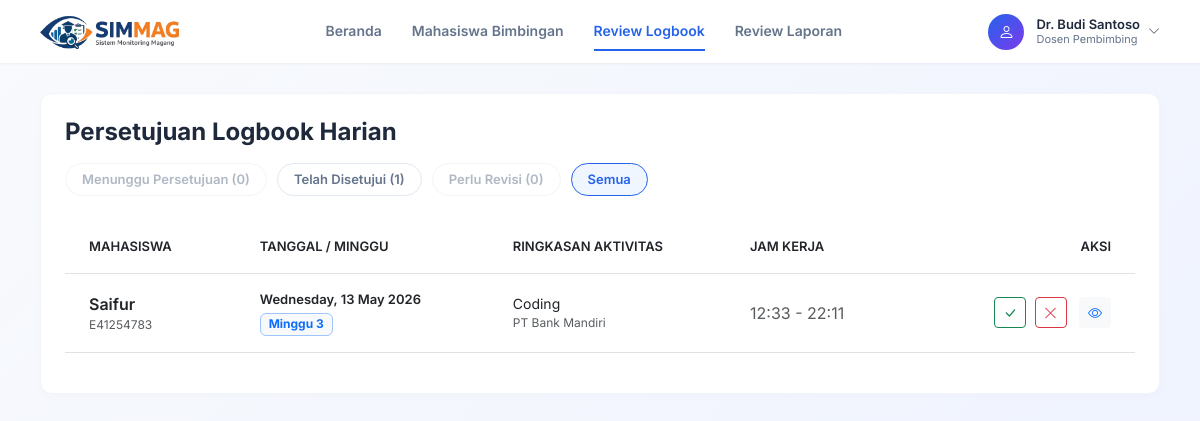
Page /dosen/review_logbook.php (signed in) on the committed database.
### tables this page shows
CREATE TABLE `dosen` (
  `id_dosen` int(11) NOT NULL,
  `NIP` varchar(20) NOT NULL,
  `NIDN` varchar(20) NOT NULL,
  `nama` varchar(100) NOT NULL,
  `email` varchar(100) NOT NULL,
  `password` varchar(255) NOT NULL,
  `status` varchar(20) DEFAULT 'Aktif',
  `no_hp` varchar(20) DEFAULT NULL
);

CREATE TABLE `laporan_harian` (
  `id_laporan_harian` int(11) NOT NULL,
  `id_mahasiswa` int(11) NOT NULL,
  `kegiatan` text NOT NULL,
  `file_pendukung` varchar(255) DEFAULT NULL,
  `tanggal_submit` datetime NOT NULL DEFAULT current_timestamp(),
  `status` varchar(50) DEFAULT 'menunggu',
  `catatan_dosen` text DEFAULT NULL,
  `id_pendaftaran` int(11) DEFAULT NULL,
  `minggu_ke` int(11) DEFAULT NULL,
  `jam_masuk` time DEFAULT NULL,
  `jam_keluar` time DEFAULT NULL
);

CREATE TABLE `mahasiswa` (
  `id_mahasiswa` int(11) NOT NULL,
  `NIM` varchar(20) NOT NULL,
  `nama` varchar(100) NOT NULL,
  `email` varchar(100) NOT NULL,
  `prodi` varchar(100) NOT NULL,
  `password` varchar(255) NOT NULL,
  `no_hp` varchar(20) DEFAULT NULL
);

CREATE TABLE `pendaftaran_magang` (
  `id_pendaftaran` int(11) NOT NULL,
  `id_mahasiswa` int(11) NOT NULL,
  `id_koordinator` int(11) DEFAULT NULL,
  `id_dosen` int(11) DEFAULT NULL,
  `status_pendaftaran` varchar(20) NOT NULL DEFAULT 'pending',
  `tempat_magang` varchar(200) NOT NULL,
  `id_pengajuan` int(11) DEFAULT NULL,
  `tanggal_mulai` date DEFAULT NULL,
  `tanggal_selesai` date DEFAULT NULL
);

### dosen/review_logbook.php (the view, shortened to what this page needs)
<?php
$user = $_SESSION['user'];
$db = new Database();
$conn = $db->getConnection();
$page = "review_logbook";
$status_filter = $_GET['status'] ?? 'Semua';
$stmtDosen = $conn->prepare("
    SELECT *
    FROM dosen
    WHERE id_dosen = ?
");
$stmtDosen->execute([$user['id']]);
$dosen = $stmtDosen->fetch(PDO::FETCH_ASSOC);
$nama_dosen = $dosen['nama'];
$query = "
    SELECT lh.*, m.nama, m.NIM, pm.tempat_magang
    FROM laporan_harian lh
    JOIN mahasiswa m ON lh.id_mahasiswa = m.id_mahasiswa
    JOIN pendaftaran_magang pm ON lh.id_pendaftaran = pm.id_pendaftaran
    WHERE pm.id_dosen = ?
";
$params = [$user['id']];
$query .= " ORDER BY lh.tanggal_submit DESC ";
$stmtLogbook = $conn->prepare($query);
$stmtLogbook->execute($params);
$data_logbook = $stmtLogbook->fetchAll(PDO::FETCH_ASSOC);
$stmtCount = $conn->prepare("
    SELECT lh.status, COUNT(*) as total
    FROM laporan_harian lh
    JOIN pendaftaran_magang pm ON lh.id_pendaftaran = pm.id_pendaftaran
    WHERE pm.id_dosen = ?
    GROUP BY lh.status
");
$stmtCount->execute([$user['id']]);
$countData = $stmtCount->fetchAll(PDO::FETCH_ASSOC);
$total_menunggu = 0;
$total_disetujui = 0;
$total_ditolak = 0;
foreach ($countData as $row) {
    if ($row['status'] == 'Menunggu') {
        $total_menunggu = $row['total'];
    } elseif ($row['status'] == 'Disetujui') {
        $total_disetujui = $row['total'];
    } elseif ($row['status'] == 'Ditolak') {
        $total_ditolak = $row['total'];
    }
}
?>
<!DOCTYPE html>
<html lang="id">
<head>
    <link href="https://cdn.jsdelivr.net/npm/bootstrap@5.3.0/dist/css/bootstrap.min.css" rel="stylesheet">
    <link href="https://cdn.jsdelivr.net/npm/bootstrap-icons/font/bootstrap-icons.css" rel="stylesheet">
    <link rel="stylesheet" href="assets/css/dosen.css">
    <link rel="stylesheet" href="assets/css/review.css">
</head>
<body>
    <div class="top-navbar">
        <div class="navbar-brand">
            <img src="../mahasiswa/assets/logo.png" alt="SIMMAG" style="height:35px;" onerror="this.src='https://ui-avatars.com/api/?name=S+M&background=2563eb&color=fff&rounded=true&font-size=0.5'">
        </div>
        <div class="nav-center">
            <a href="dashboard.php" class="<?= ($page == 'dashboard') ? 'active' : '' ?>">Beranda</a>
            <a href="mahasiswa_bimbingan.php" class="<?= ($page == 'mahasiswa_bimbingan') ? 'active' : '' ?>">Mahasiswa Bimbingan</a>
            <a href="review_logbook.php" class="<?= ($page == 'review_logbook') ? 'active' : '' ?>">Review Logbook</a>
            <a href="review_laporan.php" class="<?= ($page == 'review_laporan') ? 'active' : '' ?>">Review Laporan</a>
        </div>
        <div class="nav-right">
            <div class="profile-section">
                <div class="profile-wrapper">
                    <div class="profile-info" id="profileToggle" style="cursor:pointer;">
                        <div class="profile-avatar"><i class="bi bi-person"></i></div>
                        <div class="profile-text">
                            <div class="name"><?= $nama_dosen ?></div>
                            <div class="role">Dosen Pembimbing</div>
                        </div>
                        <i class="bi bi-chevron-down ms-2 text-muted" style="font-size: 12px;"></i>
                    </div>
                </div>
            </div>
        </div>
    </div>
    <div class="main-container">
        <div class="table-card">
            <h4 class="mb-3 fw-bold" style="color: #1e293b;">Persetujuan Logbook Harian</h4>
            <div class="filter-pills">
                <?php if ($total_menunggu > 0): ?>
                    <a href="?status=Menunggu" class="filter-pill <?= $status_filter == 'Menunggu' ? 'active' : '' ?>" style="text-decoration: none;">Menunggu Persetujuan (<?= $total_menunggu ?>)</a>
                <?php else: ?>
                    <span class="filter-pill" style="opacity: .5; cursor: not-allowed;">Menunggu Persetujuan (0)</span>
                <?php endif; ?>
                <?php if ($total_disetujui > 0): ?>
                    <a href="?status=Disetujui" class="filter-pill <?= $status_filter == 'Disetujui' ? 'active' : '' ?>" style="text-decoration: none;">Telah Disetujui (<?= $total_disetujui ?>)</a>
                <?php else: ?>
                    <span class="filter-pill" style="opacity: .5; cursor: not-allowed;">Telah Disetujui (0)</span>
                <?php endif; ?>
                <?php if ($total_ditolak > 0): ?>
                    <a href="?status=Ditolak" class="filter-pill <?= $status_filter == 'Ditolak' ? 'active' : '' ?>" style="text-decoration: none;">Perlu Revisi (<?= $total_ditolak ?>)</a>
                <?php else: ?>
                    <span class="filter-pill" style="opacity: .5; cursor: not-allowed;">Perlu Revisi (0)</span>
                <?php endif; ?>
                <a href="?status=Semua" class="filter-pill <?= $status_filter == 'Semua' ? 'active' : '' ?>" style="text-decoration: none;">Semua</a>
            </div>
            <div class="table-responsive mt-3">
                <table class="table table-hover align-middle">
                    <thead style="background-color: #f8fafc; color: #64748b; font-size: 13px; text-transform: uppercase;">
                        <tr>
                            <th class="py-3 px-4 rounded-start" style="font-weight: 600;">Mahasiswa</th>
                            <th class="py-3" style="font-weight: 600;">Tanggal / Minggu</th>
                            <th class="py-3" style="font-weight: 600;">Ringkasan Aktivitas</th>
                            <th class="py-3" style="font-weight: 600;">Jam Kerja</th>
                            <th class="py-3 px-4 rounded-end text-end" style="font-weight: 600;">Aksi</th>
                        </tr>
                    </thead>
                    <tbody>
                        <?php foreach ($data_logbook as $log): ?>
                            <tr>
                                <td class="px-4 py-3">
                                    <div class="fw-semibold text-dark"><?= $log['nama'] ?></div>
                                    <div class="text-muted" style="font-size: 12px;"><?= $log['NIM'] ?></div>
                                </td>
                                <td class="py-3">
                                    <div class="fw-semibold text-dark" style="font-size: 13px;"><?= date('l, d F Y', strtotime($log['tanggal_submit'])) ?></div>
                                    <span class="badge bg-light text-primary border border-primary-subtle mt-1">Minggu <?= $log['minggu_ke'] ?></span>
                                </td>
                                <td class="py-3">
                                    <div class="text-dark" style="font-size: 14px;"><?= htmlspecialchars($log['kegiatan']) ?></div>
                                    <div class="text-muted" style="font-size: 12px; max-width: 250px; white-space: nowrap; overflow: hidden; text-overflow: ellipsis;"><?= htmlspecialchars($log['tempat_magang']) ?></div>
                                </td>
                                <td class="py-3 text-muted"><?= substr($log['jam_masuk'], 0, 5) ?> - <?= substr($log['jam_keluar'], 0, 5) ?></td>
                                <td class="px-4 py-3 text-end">
                                    <button class="btn btn-sm btn-outline-success me-1" title="Setujui" data-bs-toggle="modal" data-bs-target="#modalReview<?= $log['id_laporan_harian'] ?>"><i class="bi bi-check-lg"></i></button>
                                    <button class="btn btn-sm btn-outline-danger me-2" title="Tolak / Revisi" data-bs-toggle="modal" data-bs-target="#modalReview<?= $log['id_laporan_harian'] ?>"><i class="bi bi-x-lg"></i></button>
                                    <button class="btn btn-sm btn-light text-primary" title="Lihat Detail" data-bs-toggle="modal" data-bs-target="#modalReview<?= $log['id_laporan_harian'] ?>"><i class="bi bi-eye"></i></button>
                                </td>
                            </tr>
                        <?php endforeach; ?>
                    </tbody>
                </table>
            </div>
        </div>
    </div>
</body>
</html>

### dosen/assets/css/dosen.css (style rules this page uses)
body { font-family: 'Inter', sans-serif; background: linear-gradient(135deg, #f8fafc 0%, #eef2ff 100%); color: #1e293b; min-height: 100vh; margin: 0; padding: 0; }
.top-navbar { background-color: #ffffff; padding: 12px 40px; display: flex; align-items: center; justify-content: space-between; box-shadow: 0 1px 3px rgba(0,0,0,0.05); }
.navbar-brand img { height: 35px; }
.nav-center { display: flex; gap: 30px; }
.nav-center a { color: #64748b; text-decoration: none; font-weight: 600; font-size: 14px; padding: 8px 0; border-bottom: 2px solid transparent; transition: all 0.2s; }
.nav-center a:hover, .nav-center a.active { color: #2563eb; border-bottom: 2px solid #2563eb; }
.nav-right { display: flex; align-items: center; gap: 20px; }
.profile-section { display: flex; align-items: center; }
.profile-info { display: flex; align-items: center; }
.profile-avatar { width: 36px; height: 36px; border-radius: 50%; background: linear-gradient(135deg, #2563eb, #7c3aed); color: white; display: flex; align-items: center; justify-content: center; font-size: 16px; margin-right: 12px; }
.profile-text { line-height: 1.2; }
.profile-text .name { font-weight: 600; font-size: 13px; color: #1e293b; }
.profile-text .role { font-size: 11px; color: #64748b; }
.profile-wrapper { position: relative; }
.main-container { padding: 30px 40px; max-width: 1400px; margin: 0 auto; }
.table-card { background: white; border-radius: 12px; padding: 24px; box-shadow: 0 2px 10px rgba(0,0,0,0.02); border: 1px solid #f1f5f9; }
.filter-pill { text-decoration: none; }

### dosen/assets/css/review.css (style rules this page uses)
.filter-pills { display: flex; gap: 10px; margin-bottom: 20px; overflow-x: auto; padding-bottom: 5px; }
.filter-pill { padding: 6px 16px; border-radius: 20px; font-size: 13px; font-weight: 600; cursor: pointer; border: 1px solid #e2e8f0; color: #64748b; background: white; transition: all 0.2s; white-space: nowrap; }
.filter-pill.active { background: #eff6ff; color: #2563eb; border-color: #2563eb; }

### rows in the picture
dosen: nama "Dr. Budi Santoso"
laporan_harian: id_mahasiswa.nama "Saifur", id_mahasiswa.NIM "E41254783", tanggal_submit "Wednesday, 13 May 2026", minggu_ke "3", kegiatan "Coding", id_pendaftaran.tempat_magang "PT Bank Mandiri", jam_masuk "12:33", jam_keluar "22:11"

### other values in the picture
$total_disetujui "1"
